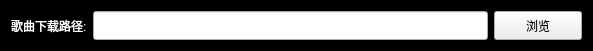
<?xml version="1.0" encoding="UTF-8"?>
<ui version="4.0">
 <class>MusicDownloadSetWidget</class>
 <widget class="QWidget" name="MusicDownloadSetWidget">
  <property name="geometry">
   <rect>
    <x>0</x>
    <y>0</y>
    <width>593</width>
    <height>51</height>
   </rect>
  </property>
  <property name="windowTitle">
   <string>下载路径设置</string>
  </property>
  <property name="styleSheet">
   <string notr="true">QWidget#MusicDownloadSetWidget{
	background-color:#000;
}</string>
  </property>
  <layout class="QHBoxLayout" name="horizontalLayout" stretch="1,9,2">
   <item>
    <widget class="QLabel" name="downloadLabel">
     <property name="sizePolicy">
      <sizepolicy hsizetype="Expanding" vsizetype="Expanding">
       <horstretch>0</horstretch>
       <verstretch>0</verstretch>
      </sizepolicy>
     </property>
     <property name="styleSheet">
      <string notr="true">QLabel#downloadLabel{
	color:#fff;
}</string>
     </property>
     <property name="text">
      <string>歌曲下载路径:</string>
     </property>
    </widget>
   </item>
   <item>
    <widget class="QLineEdit" name="downloadLineEdit">
     <property name="sizePolicy">
      <sizepolicy hsizetype="Expanding" vsizetype="Expanding">
       <horstretch>0</horstretch>
       <verstretch>0</verstretch>
      </sizepolicy>
     </property>
    </widget>
   </item>
   <item>
    <widget class="QPushButton" name="downloadSearchButton">
     <property name="sizePolicy">
      <sizepolicy hsizetype="Expanding" vsizetype="Expanding">
       <horstretch>0</horstretch>
       <verstretch>0</verstretch>
      </sizepolicy>
     </property>
     <property name="text">
      <string>浏览</string>
     </property>
    </widget>
   </item>
  </layout>
 </widget>
 <resources/>
 <connections/>
</ui>
